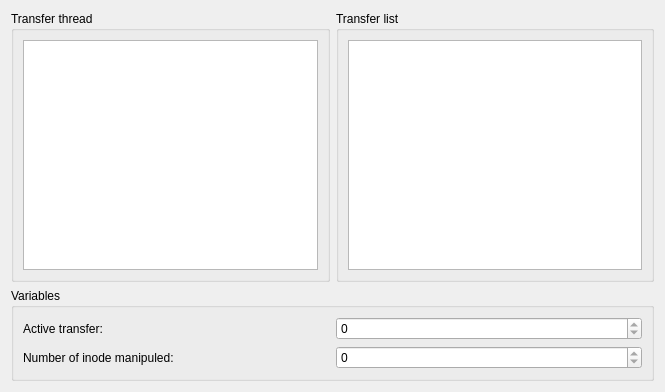
<?xml version="1.0" encoding="UTF-8"?>
<ui version="4.0">
 <class>debugDialog</class>
 <widget class="QWidget" name="debugDialog">
  <property name="geometry">
   <rect>
    <x>0</x>
    <y>0</y>
    <width>665</width>
    <height>392</height>
   </rect>
  </property>
  <property name="windowTitle">
   <string notr="true">Monitor</string>
  </property>
  <layout class="QVBoxLayout" name="verticalLayout">
   <item>
    <layout class="QHBoxLayout" name="horizontalLayout_4">
     <item>
      <widget class="QGroupBox" name="groupBox">
       <property name="title">
        <string notr="true">Transfer thread</string>
       </property>
       <layout class="QHBoxLayout" name="horizontalLayout_3">
        <item>
         <widget class="QListWidget" name="transferThreadList">
          <property name="uniformItemSizes">
           <bool>true</bool>
          </property>
         </widget>
        </item>
       </layout>
      </widget>
     </item>
     <item>
      <widget class="QGroupBox" name="groupBox_2">
       <property name="title">
        <string notr="true">Transfer list</string>
       </property>
       <layout class="QHBoxLayout" name="horizontalLayout_2">
        <item>
         <widget class="QListWidget" name="tranferList">
          <property name="uniformItemSizes">
           <bool>true</bool>
          </property>
         </widget>
        </item>
       </layout>
      </widget>
     </item>
    </layout>
   </item>
   <item>
    <widget class="QGroupBox" name="groupBox_3">
     <property name="title">
      <string notr="true">Variables</string>
     </property>
     <layout class="QGridLayout" name="gridLayout_2">
      <item row="0" column="0">
       <widget class="QLabel" name="label">
        <property name="text">
         <string notr="true">Active transfer:</string>
        </property>
       </widget>
      </item>
      <item row="0" column="1">
       <widget class="QSpinBox" name="spinBoxActiveTransfer">
        <property name="readOnly">
         <bool>true</bool>
        </property>
        <property name="maximum">
         <number>9999</number>
        </property>
       </widget>
      </item>
      <item row="1" column="0">
       <widget class="QLabel" name="label_2">
        <property name="text">
         <string notr="true">Number of inode manipuled:</string>
        </property>
       </widget>
      </item>
      <item row="1" column="1">
       <widget class="QSpinBox" name="spinBoxNumberOfInode">
        <property name="readOnly">
         <bool>true</bool>
        </property>
        <property name="maximum">
         <number>9999</number>
        </property>
       </widget>
      </item>
     </layout>
    </widget>
   </item>
  </layout>
 </widget>
 <resources/>
 <connections/>
</ui>
